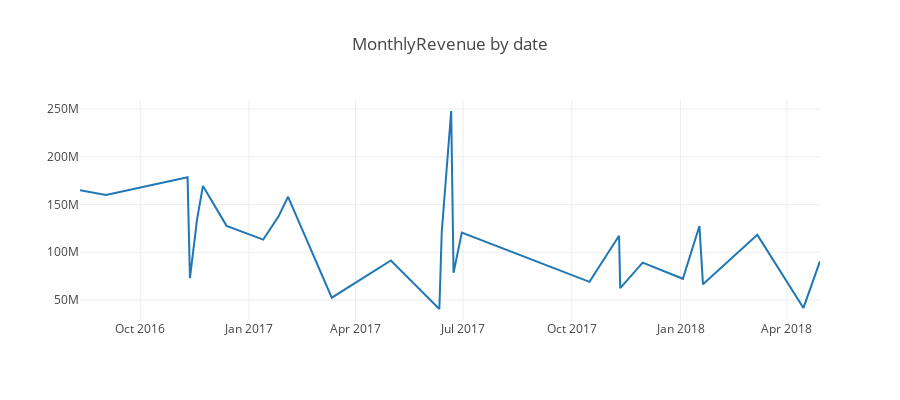

Source (notebook cell):
### Code cell
tmp = df_train.groupby("date").agg({"transactionRevenue" : "mean"}).reset_index()
tmp = tmp.rename(columns = {"date" : "dateX", "transactionRevenue" : "mean_revenue"})
tr = go.Scatter(mode="lines", x = tmp["dateX"].astype(str), y = tmp["mean_revenue"])
layout = go.Layout(title="MonthlyRevenue by date", height=400)
fig = go.Figure(data = [tr], layout = layout)
py.iplot(fig)

### Figure 1 — Plotly figure (JSON) as saved in the notebook; plotly's stock layout.template omitted (floating-point values rounded to 4 significant figures)
{"data": [{"mode": "lines", "x": ["2016-08-11", "2016-09-02", "2016-11-10", "2016-11-12", "2016-11-18", "2016-11-23", "2016-12-13", "2017-01-13", "2017-01-26", "2017-02-03", "2017-03-12", "2017-05-01", "2017-06-11", "2017-06-13", "2017-06-21", "2017-06-23", "2017-06-30", "2017-10-16", "2017-11-10", "2017-11-11", "2017-11-30", "2018-01-03", "2018-01-17", "2018-01-20", "2018-03-07", "2018-04-15", "2018-04-29"], "y": [165000000.0, 160100000.0, 178482400, 72930000.0, 134100000.0, 169400000.0, 127600000.0, 113200000, 137600000, 158100000.0, 52390000, 91360000, 40570000.0, 120895625, 247900000.0, 78470000.0, 120700000.0, 68980000.0, 117200000.0, 62350000, 89180000.0, 72190000.0, 127415000, 66395000, 118200000.0, 41710000.0, 90650000.0], "type": "scatter", "uid": "9dcd73d2-984a-465e-aaad-0c5bbc315fe7"}], "layout": {"height": 400, "title": "MonthlyRevenue by date"}}
